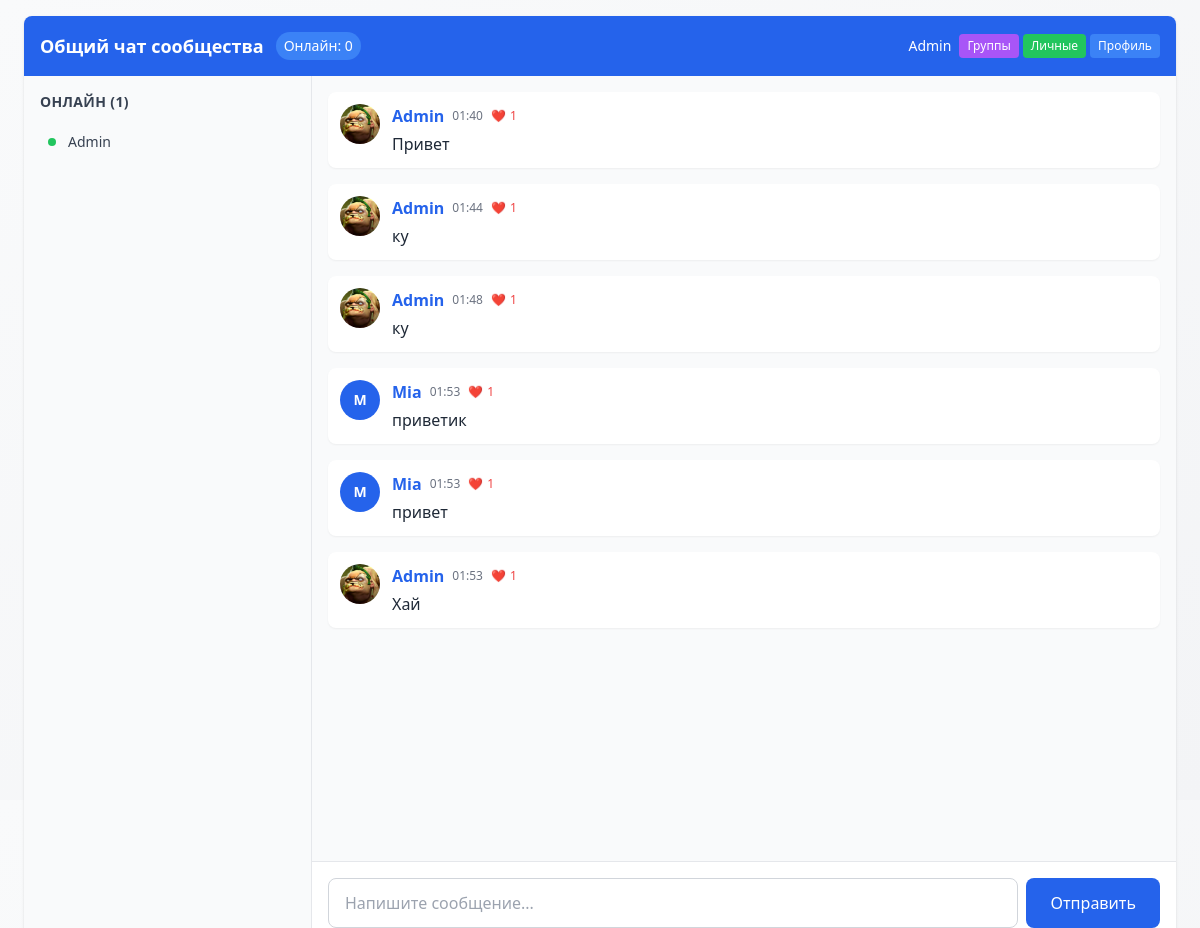
Screenshot of /chat/ (signed in) with the database file from the repository.
### chat/models.py (models this page shows, shortened)
class Message(models.Model):
    user = models.ForeignKey(User, on_delete=models.CASCADE)
    content = models.TextField()
    timestamp = models.DateTimeField(auto_now_add=True)

class UserProfile(models.Model):
    user = models.OneToOneField(User, on_delete=models.CASCADE)
    avatar = models.ImageField(upload_to='avatars/', blank=True, null=True)
    bio = models.TextField(max_length=500, blank=True)

### chat/views.py (the view)
# urls.py: path('', views.room, name='room'),
@login_required
def room(request):
    user_profile, created = UserProfile.objects.get_or_create(user=request.user)
    messages = Message.objects.select_related('user').prefetch_related('user__userprofile').order_by('timestamp')[:100]
    online_users = OnlineUser.objects.select_related('user').values_list('user__username', flat=True)
    users_without_profiles = []
    for msg in messages:
        if not hasattr(msg.user, 'userprofile'):
            users_without_profiles.append(msg.user)
    if users_without_profiles:
        for user in users_without_profiles:
            UserProfile.objects.get_or_create(user=user)
    return render(request, 'chat/room.html', {
        'messages': messages,
        'online_users': list(online_users),
        'user_profile': user_profile,
    })

### templates/chat/room.html (shortened to what this page needs)
{% extends 'base.html' %}
{% load static %}
{% block content %}
<div class="flex flex-col h-screen max-w-6xl mx-auto bg-white shadow rounded-lg overflow-hidden">
    <div class="bg-blue-600 text-white p-4">
        <div class="flex flex-col sm:flex-row sm:justify-between sm:items-center space-y-2 sm:space-y-0">
            <div class="flex items-center space-x-3">
                <span class="font-bold text-lg">Общий чат сообщества</span>
                <span class="text-sm bg-blue-500 px-2 py-1 rounded-full">Онлайн: <span id="online-count">0</span></span>
            </div>
            <div class="flex flex-wrap items-center gap-2">
                <span class="text-sm font-medium">{{ user.username }}</span>
                <div class="flex space-x-1">
                    <a href="{% url 'groups_list' %}" class="bg-purple-500 hover:bg-purple-400 px-2 py-1 rounded text-xs transition whitespace-nowrap">
                        Группы
                    </a>
                    <a href="{% url 'private_chats' %}" class="bg-green-500 hover:bg-green-400 px-2 py-1 rounded text-xs transition whitespace-nowrap">
                        Личные
                    </a>
                    <a href="{% url 'profile' %}" class="bg-blue-500 hover:bg-blue-400 px-2 py-1 rounded text-xs transition whitespace-nowrap">
                        Профиль
                    </a>
                </div>
            </div>
        </div>
    </div>
    <div class="flex flex-1 overflow-hidden">
        <div class="w-1/4 border-r bg-gray-50 p-4 hidden lg:block">
            <div class="sticky top-0">
                <h3 class="font-semibold text-gray-700 mb-3 text-sm uppercase tracking-wide">Онлайн ({{ online_users|length }})</h3>
                <ul id="online-list" class="space-y-2 max-h-96 overflow-y-auto">
                    {% for username in online_users %}
                        <li class="flex items-center p-2 rounded-lg hover:bg-gray-100 transition-colors">
                            <span class="w-2 h-2 bg-green-500 rounded-full mr-3 flex-shrink-0"></span>
                            <span class="text-sm text-gray-700 truncate">{{ username }}</span>
                        </li>
                    {% endfor %}
                </ul>
            </div>
        </div>
        <div class="flex-1 flex flex-col">
            <div id="chat-box" class="flex-1 overflow-y-auto p-4 bg-gray-50">
                {% for msg in messages %}
                    <div class="mb-4 p-3 bg-white rounded-lg shadow-sm hover:shadow-md transition-shadow">
                        <div class="flex items-start space-x-3">
                            {% if msg.user.userprofile and msg.user.userprofile.avatar %}
                                <img src="{{ msg.user.userprofile.avatar.url }}" alt="Аватар" class="w-10 h-10 rounded-full object-cover flex-shrink-0">
                            {% else %}
                                <div class="w-10 h-10 bg-blue-600 rounded-full flex items-center justify-center text-white text-sm font-bold flex-shrink-0">
                                    {{ msg.user.username|first|upper }}
                                </div>
                            {% endif %}
                            <div class="flex-1 min-w-0">
                                <div class="flex flex-wrap items-center gap-2 mb-1">
                                    <a href="{% url 'user_profile' msg.user.id %}" class="font-semibold text-blue-600 hover:text-blue-800 truncate">{{ msg.user.username }}</a>
                                    <span class="text-xs text-gray-500 whitespace-nowrap">{{ msg.timestamp|date:"H:i" }}</span>
                                    <span class="text-xs text-red-500 flex items-center whitespace-nowrap">
                                        <span class="mr-1">❤️</span>{{ msg.user.received_likes.count }}
                                    </span>
                                </div>
                                <p class="text-gray-800 break-words">{{ msg.content }}</p>
                            </div>
                        </div>
                    </div>
                {% empty %}
                    <div class="text-center text-gray-500 py-8">
                        <p>Пока нет сообщений. Начните общение!</p>
                    </div>
                {% endfor %}
            </div>
            <div class="border-t bg-white p-4">
                <form id="chat-form" class="flex space-x-2">
                    <input type="text" id="chat-input" class="flex-1 border border-gray-300 rounded-lg px-4 py-3 focus:outline-none focus:ring-2 focus:ring-blue-500 focus:border-transparent" placeholder="Напишите сообщение..." autocomplete="off">
                    <button type="submit" class="bg-blue-600 text-white px-6 py-3 rounded-lg hover:bg-blue-700 transition-colors font-medium whitespace-nowrap">
                        Отправить
                    </button>
                </form>
            </div>
        </div>
    </div>
</div>
{% endblock %}

### rows the page displays
Message: user.userprofile.avatar (picture), user.username "Admin", timestamp "01:40", user.received_likes.count "1", content "Привет"
Message: user.userprofile.avatar (picture), user.username "Admin", timestamp "01:44", user.received_likes.count "1", content "ку"
Message: user.userprofile.avatar (picture), user.username "Admin", timestamp "01:48", user.received_likes.count "1", content "ку"
Message: user.username|first "M", user.username "Mia", timestamp "01:53", user.received_likes.count "1", content "приветик"
Message: user.username|first "M", user.username "Mia", timestamp "01:53", user.received_likes.count "1", content "привет"
Message: user.userprofile.avatar (picture), user.username "Admin", timestamp "01:53", user.received_likes.count "1", content "Хай"

### other values shown
{{ user.username }} "Admin"
{{ online_users|length }} "1"
{{ username }} "Admin"
